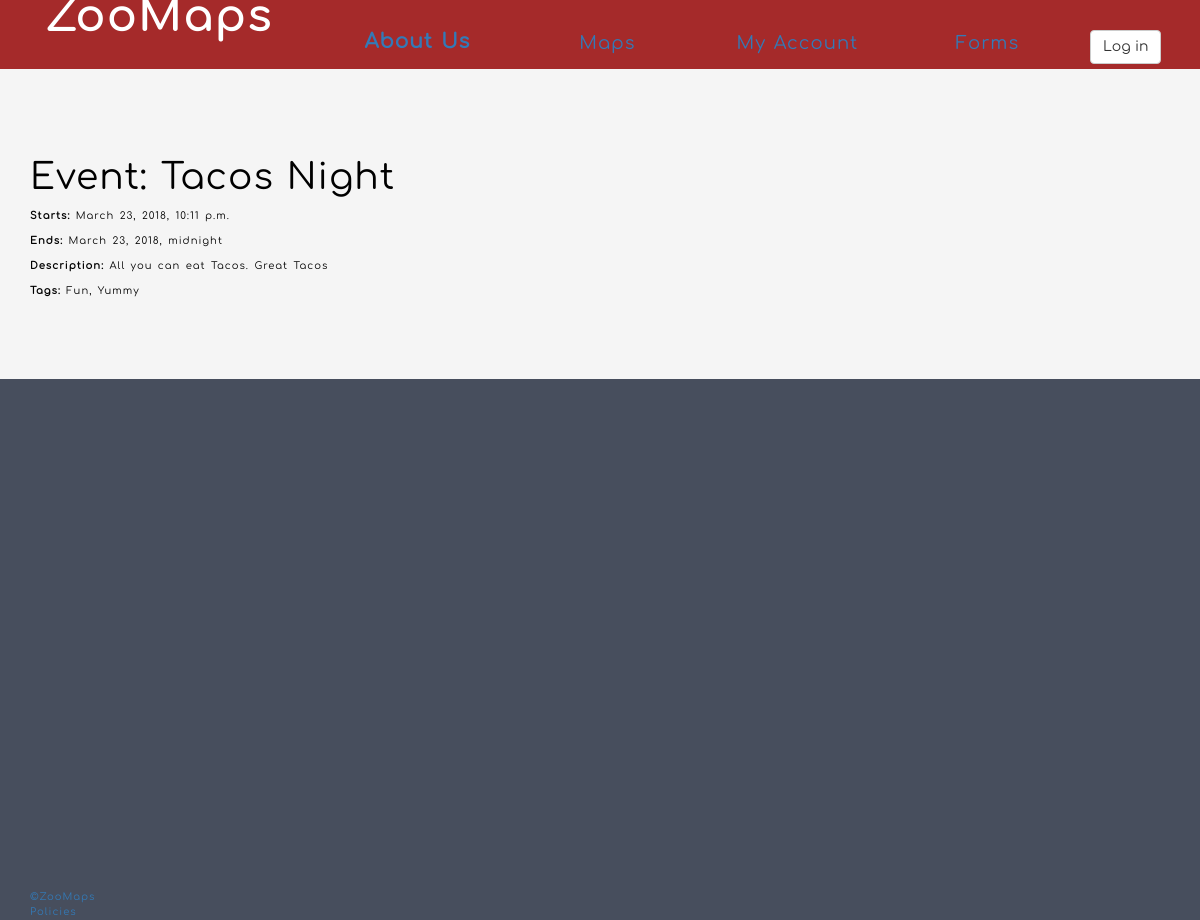
Screenshot of /ZooMaps/event/2 with the database file from the repository.
### ZooMaps/models.py (models this page shows, shortened)
class Event(models.Model):
    name = models.CharField(max_length=20, help_text="Enter the name of the Event")
    startDate = models.DateTimeField(blank=True, null=True)
    endDate = models.DateTimeField(null=True, blank=True)
    description = models.TextField(max_length=1000, help_text='Enter a brief description of the Event')
    emoji= models.CharField(max_length=20, help_text="Enter the emojis of the Event");
    latitue = models.FloatField();
    longitude = models.FloatField();
    tags = models.ManyToManyField(Tag, help_text='Select your favorite tags for the Event')
    attendees = models.ManyToManyField(User, help_text='Users going to your Event')

class Tag(models.Model):
    tagName = models.CharField(max_length=200, help_text="Enter a tag")
    def __str__(self):
        return self.tagName

### ZooMaps/views.py (the view)
# urls.py: path('event/<int:pk>', views.EventDetailView.as_view(), name='event-detail'),
class EventDetailView(generic.DetailView):
    model = Event

### ZooMaps/templates/ZooMaps/event_detail.html
{% extends "base_generic.html" %}
{% block main %}
  <h1>Event: {{ event.name }}</h1>
  <p><strong>Starts: </strong>{{ event.startDate }}</p>
  <p><strong>Ends: </strong> {{ event.endDate }}</p>
  <p><strong>Description: </strong> {{ event.description }}</p>
  <p><strong>Tags: </strong> {% for tag in event.tags.all %} {{ tag }}{% if not forloop.last %}, {% endif %}{% endfor %}</p>
{% endblock %}

### ZooMaps/static/ZooMaps/css/styles.css (style rules this page uses)
html { position: relative; min-height: 100%; background-color: #474e5d; }
body { font-family:"comfortaaregular"; background-color: #474e5d; color: #ffffff; font-size: 10px; line-height: 15px; letter-spacing: 1px; word-spacing: 1.5px; padding-bottom: 50px; }

### rows the page displays
Event: name "Tacos Night", startDate "March 23, 2018, 10:11 p.m.", endDate "March 23, 2018, midnight", description "All you can eat Tacos. Great Tacos"
Tag: tagName "Fun"
Tag: tagName "Yummy"
